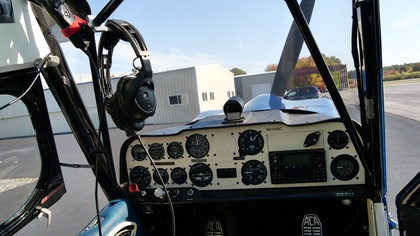
%> input picture Cameras/Dial_Reader/Images/Airport Visit Oct 17/Visit_10-17-2022 (2).JPG, 420 x 236 px, shrunk from 4016 x 2256 before the run
$ octave main_dashboard_dials_IMAGE.m   (GNU Octave 9; MATLAB toolbox functions it lacks are replaced by stand-ins)
%> lines starting %> are read from the running program, lines starting %| are printed output that depends on the picture; in (x1, y1, x2, y2) boxes, pixels count from 0 and x2, y2 are one past the last pixel; in counts of white or black regions, pixels touching at a corner belong together; the program's own positions count from 1
%> the answer given: Images/Airport Visit Oct 17/Visit_10-17-2022 (2).JPG
%> the answer given: 2, 1, 4, 1, 1.4, 1, 2, 2, 0
%> further down, im_original is the input picture: size 236x420x3 uint8; mean R, G, B 100, 105.4, 108.6
### Cameras/Dial_Reader/dial_read.m
% Dial Reader Function

function [centers, radii, im_overlays] = dial_read(im_original, im_name, disp_toggle, dialPoint_toggle, downsamp, downsamp_fact, gaussBlur, sigma, bilat_filt, edge_adapt, neighborhood, erode)
%> called with im_name = 'Visit_10-17-2022 (2).JPG', disp_toggle = 2, dialPoint_toggle = 1, downsamp = 4, downsamp_fact = 1, gaussBlur = 1.4, sigma = 1, bilat_filt = 2

    % ~%%%%%%%%%%%%%%%%%%%%%%%%%%%%%%%%%%%%%%%%%%%%%%%%%%%%%%%%%%%%%%%%%%%%%%~
    %% Load Image   ~%%%%%%%%%%%%%%%%%%%%%%%%%%%%%%%%%%%%%%%%%%%%%%%%%%%%%%%%~

    %im_original = imnoise(im_original, "gaussian", 0, 0.1);

    % New Image Name
    print_text = strcat("Processing ",im_name, " . . .\n");
    fprintf(print_text)

    % Image Dimensions
    dim_OG = size(im_original);
%> dim_OG = [236 420 3]


    % ~%%%%%%%%%%%%%%%%%%%%%%%%%%%%%%%%%%%%%%%%%%%%%%%%%%%%%%%%%%%%%%%%%%%%%%~
    %% Downsample   ~%%%%%%%%%%%%%%%%%%%%%%%%%%%%%%%%%%%%%%%%%%%%%%%%%%%%%%%%~

    % If downsampling is on % the image is divisible by the downsample factor
    if ( (downsamp == 1) )%&& (sum(mod(dim(1:2),downsamp_fact)) == 0) )

        % If Gaussian Blur is toggled on
        if (gaussBlur == 1)
            % Blur Image
            im_blur = imgaussfilt(im_original,sigma);
        % If not
        elseif (gaussBlur == 0)
            % Don't Blur Image
            im_blur = im_original;
        end

        % Find the common divisors between the 2 dimensions of the OG image
        downsamp_possibilities = intersect(divisors(dim_OG(1)), divisors(dim_OG(2)));


        if not(sum(ismember(downsamp_possibilities, downsamp_fact)))
            % Find index of the possible downsample factor closest to the input
            [~, downsamp_new_index] = min(abs(downsamp_fact - downsamp_possibilities));

            % Put New Downsample Factor into variable
            downsamp_fact_new = downsamp_possibilities(downsamp_new_index);

            % Print Notification
            fprintf("\nThe image was downsampled by %d instead of %d\nbecause %d doesn't fit!\n",downsamp_fact_new, downsamp_fact, downsamp_fact);

            % Set as new downsample factor
            downsamp_fact = downsamp_fact_new;
        end

        % Downsample Image
        im = im_blur( 1:downsamp_fact:dim_OG(1) ,  1:downsamp_fact:dim_OG(2), :);

        if (disp_toggle == 1)
            % Display
            figure('Name', 'Downsampling Process')
            subplot(2,2,1)
            imshow(im_original)
            title("Original Image")
            subplot(2,2,2)
            imshow(im_blur)
            title("Blurred Image")
            subplot(2,2,3)
            imshow(im)
            title("Downsampled Image")
        end
    else
        im = im_original;
    end

    % Convert to uint8
    im = uint8(im);

    % Downsampled Image Dimensions
    dim = size(im);
%> dim = [236 420 3]

    % Create Output to Get Rid of Errors
    % (correct size depending on if downsampling is toggled)
    im_overlays = im;


    % ~%%%%%%%%%%%%%%%%%%%%%%%%%%%%%%%%%%%%%%%%%%%%%%%%%%%%%%%%%%%%%%%%%%%%%%~
    %% BILATERAL FILTERING   ~%%%%%%%%%%%%%%%%%%%%%%%%%%%%%%%%%%%%%%%%%%%%%%%~

    if (bilat_filt == 1)
        im_bilat = imbilatfilt(im);

        if (disp_toggle == 1)
            % Display
            figure('Name',"Bilateral Filtering Process")
            subplot(1,2,1)
            imshow(im); title("Before")
            subplot(1,2,2)
            imshow(im_bilat);  title("After Bilateral Filtering")
        end

        im = im_bilat;
    end


    % ~%%%%%%%%%%%%%%%%%%%%%%%%%%%%%%%%%%%%%%%%%%%%%%%%%%%%%%%%%%%%%%%%%%%%%%~
    %% EDGE DETECTION /[OR]/ ADAPTIVE THRESHOLDING   ~%%%%%%%%%%%%%%%%%%%%%%%~

    % CONVERT TO GRAYSCALE   ~~~~~~~~~~~~~~~~~~~~~~~~~~~~~~~~~~~~~~~~~~~~~~~~
    if (length(dim_OG) == 3)
        im_bw = rgb2gray(im);
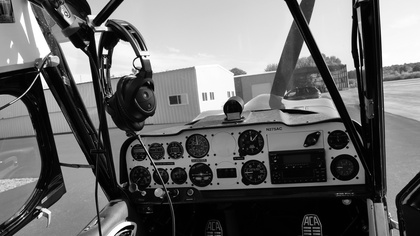
%> im_bw: size 236x420 uint8; min 0, max 255, mean 104.1
    else
        im_bw = im;
    end

    % ~%~%~%~%~%~%~%~%~%~%~%~%~%~%~%~%~%~%~%~%~%~%~%~%~%~%~%~%~%~%~%~%~%~%~%~
    % EDGE DETECTION ~ ~ ~ ~ ~ ~ ~ ~ ~
    if (edge_adapt == 1) || (edge_adapt == 3)

        % DETECT IMAGE EDGES   ~~~~~~~~~~~~~~~~~~~~~~~~~~~~~~~~~~~~~~~~~~~~~~
        im_edge = double(edge(im_bw));


        % WIDEN EDGE-DETECTED IMAGE   ~~~~~~~~~~~~~~~~~~~~~~~~~~~~~~~~~~~~~~~

        % Preallocate
        im_preCirc = im_edge; % Widened Edge-Detected Image

        % 1st Order Neighborhood
        if (neighborhood == 1)
            for r = 2:size(im_edge, 1)-1
                for c = 2:size(im_edge, 2)-1
                    % 1st Order Neighborhood around pixel (r,c)
                    nbhd_1 = [im_edge(r-1,c), im_edge(r,c-1), im_edge(r+1,c), im_edge(r,c+1)];

                    % If there are any edges in the neighborhood
                    if (sum(nbhd_1) > 0)
                        im_preCirc(r,c) = 1;
                    end
                end
            end
        % 2nd Order Neighborhood
        elseif (neighborhood == 2)
            for r = 2:size(im_edge, 1)-1
                for c = 2:size(im_edge, 2)-1
                    % 2nd Order Neighborhood around pixel (r,c)
                    nbhd_2 = [im_edge(r-1,c-1), im_edge(r-1,c), im_edge(r,c-1), im_edge(r+1,c+1), im_edge(r+1,c), im_edge(r,c+1), im_edge(r+1,c-1), im_edge(r-1,c+1)];

                    % If there are any edges in the neighborhood
                    if (sum(nbhd_2) > 0)
                        im_preCirc(r,c) = 1;
                    end
                end
            end
        end

        % Invert Widened Edge-Detected Image   ~~~~~~~~~~~~~~~~~~~~~~~~~~~~~~~
        im_preCirc_A = not(im_preCirc);
    end

    % ~%~%~%~%~%~%~%~%~%~%~%~%~%~%~%~%~%~%~%~%~%~%~%~%~%~%~%~%~%~%~%~%~%~%~%~
    % ADAPTIVE THRESHOLDING ~ ~ ~ ~ ~ ~ ~ ~ ~
    if (edge_adapt == 2) || (edge_adapt == 3)
        % ADAPTIVE THRESHOLD   ~~~~~~~~~~~~~~~~~~~~~~~~~~~~~~~~~~~~~~~~~~~~~~~

        % Find the adaptive threshold at each pixel based on neighborhood mean
        thresh = adaptthresh(im_bw, 0.35, 'Statistic','gaussian', 'ForegroundPolarity','bright');
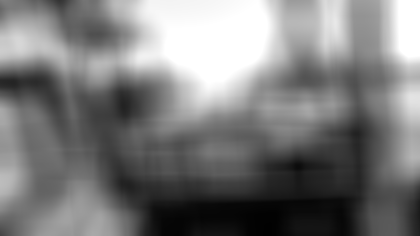
%> thresh: size 236x420 double; min 0.00708, max 1, mean 0.484

        % Convert into a binary image based on the threshold
        im_preCirc = imbinarize(im_bw, thresh); % Adaptive-Thresholded Image
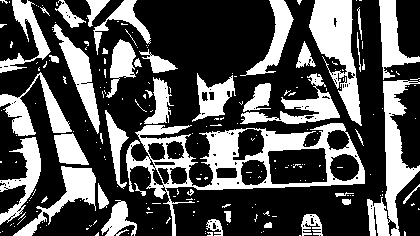
%> im_preCirc: size 236x420 logical; 32.6% white; 225 white regions (181 under 20 px), largest, box (x1, y1, x2, y2) and area: (126, 123, 365, 236) 6248, (309, 0, 362, 126) 3102, (367, 80, 420, 236) 3023

        % Invert   ~~~~~~~~~~~~~~~~~~~~~~~~~~~~~~~~~~~~~~~~~~~~~~~~~~~~~~~~~~~
        im_preCirc_B = not(im_preCirc);
    end

    % ~%~%~%~%~%~%~%~%~%~%~%~%~%~%~%~%~%~%~%~%~%~%~%~%~%~%~%~%~%~%~%~%~%~%~%~
    % Determine Final Binary Image
    if (edge_adapt == 1)
        im_preCirc_inv = im_preCirc_A;  % Widened Edge-Detected
    elseif (edge_adapt == 2)
        im_preCirc_inv = im_preCirc_B;  % Adaptive-Thresholded
    elseif (edge_adapt == 3)
        im_preCirc_inv = (im_preCirc_A & im_preCirc_B); % Both

        if (disp_toggle == 1)
            % Display
            figure('Name','Combining Edge-Detection & Adaptive-Thresholding')
            subplot(2,2,1)
            imshow(im_preCirc_A)
            subplot(2,2,2)
            imshow(im_preCirc_B)
            subplot(2,2,[3,4])
            imshow(im_preCirc_inv)
        end
    end


    % ~%%%%%%%%%%%%%%%%%%%%%%%%%%%%%%%%%%%%%%%%%%%%%%%%%%%%%%%%%%%%%%%%%%%%%%~
    %% FIND CIRCLES   ~%%%%%%%%%%%%%%%%%%%%%%%%%%%%%%%%%%%%%%%%%%%%%%%%%%%%%%~

    % Find Radius Circle Range   ~~~~~~~~~~~~~~~~~~~~~~~~~~~~~~~~~~~~~~~~~~~~
    short_dim = min(size(im,[1,2]));   % Shortest dimension of image
%> short_dim = 236
    min_radius_perc = 0.05; % minimum radius (as a percent of short_dim)
    radius_range = [round(min_radius_perc*short_dim), short_dim]; % Circle Radius Range
%> radius_range = [12 236]

    % Find Circles   ~~~~~~~~~~~~~~~~~~~~~~~~~~~~~~~~~~~~~~~~~~~~~~~~~~~~~~~~
    [centers, radii, ~] = imfindcircles(im_preCirc_inv, radius_range);
%> centers = 15 rows, first 12: [345.2 168; 254.2 173.2; 251.6 142.4; 48.54 190.2; 139 180.8; 132.2 108.3; 192.8 148.1; 200.5 175.2; 413 203; 298.3 93.58; 150.2 10.16; 414.6 40.22]; radii = [13.89; 13.16; 13.83; 15.29; 15; 24.04; 18.56; 12.62; 16.3; 29.44; 14.06; 19.79; 22.53; 13.03; 14.16]

    % IF CIRCLES ARE FOUND ~~*~~*~~*~~*~~*~~*~~*~~*~~*~~*~~*~~*~~*~~*~~*~~
    if (~isempty(centers)) && (~isempty(radii))

    % Create Rectangle Bounding Box Parameters   ~~~~~~~~~~~~~~~~~~~~~~~~~~~~
        x_rec = round( centers(:,1) - radii ); % lower left corner x-value
%> x_rec = [331; 241; 238; 33; 124; 108; 174; 188; 397; 269; 136; 395; 95; 402; 64]
        y_rec = round( centers(:,2) - radii ); % lower left corner y-value
%> y_rec = [154; 160; 129; 175; 166; 84; 130; 163; 187; 64; -4; 20; 23; 140; 197]
        w_rec = round(2*radii);     % horizontal width
%> w_rec = [28; 26; 28; 31; 30; 48; 37; 25; 33; 59; 28; 40; 45; 26; 28]
        h_rec = w_rec;              % vertical height
%> h_rec has the same summary as w_rec


        % ~%~%~%~%~%~%~%~%~%~%~%~%~%~%~%~%~%~%~%~%~%~%~%~%~%~%~%~%~%~%~%~%~%~%~%~
        % DISPLAY THE DETECTED CIRCLES ~ ~ ~ ~ ~ ~ ~ ~ ~

        if (disp_toggle == 1)
            % Display
            figure('Name', 'Circle Detection Process')

            % Edge Detection   ~~~~~~~~~~~~~~~~~~~~~~~~~~~~~~~~~~~~~~~~~~~~~~~~~~~~~~
            if (edge_adapt == 1)
                subplot(2,2,1)
                imshow(im_edge)
                title("Edge-Detected Image")
                subplot(2,2,2)
                imshow(im_preCirc)
                title("Widened Edge-Detected Image")
                subplot(2,2,3)
                imshow(im_preCirc_inv)
                title("Inverted Widened Edge-Detected Image")

            % Adaptive Thresholding   ~~~~~~~~~~~~~~~~~~~~~~~~~~~~~~~~~~~~~~~~~~~~~~~
            elseif (edge_adapt == 2)
                subplot(2,2,[1,2])
                imshow(im_preCirc)
                title("Adaptive-Thresholded Image")
                subplot(2,2,3)
                imshow(im_preCirc_inv)
                title("Inverted Adaptive-Thresholded Image")
            end

            % Circles (& Bounding Boxes) Overlayed on OG Image   ~~~~~~~~~~~~~~~~~~~~
            subplot(2,2,4)
            imshow(im)
            % Rectangles ~ ~ ~ ~ ~ ~ ~
            % For each detected circle . . .
            for i = 1:size(x_rec, 1)
                rectangle('Position',[x_rec(i), y_rec(i), w_rec(i), h_rec(i)], 'EdgeColor','r', 'LineWidth',2)
            end

            % Circles ~ ~ ~ ~ ~ ~ ~
            viscircles(centers, radii,'EdgeColor','b'); % circle circumferences
            viscircles(centers, ones(size(centers,1),1),'EdgeColor','b'); % circle centers
            title("Detected Circles")

        elseif (disp_toggle == 2)
            % Draw circles on image pixels
            im_overlays = circles_draw(im, centers, radii, 4);

        end

        % IF YOU WANT TO TRY TO FIND DIAL POINTERS TOO
        if (dialPoint_toggle == 1)
            % ~%%%%%%%%%%%%%%%%%%%%%%%%%%%%%%%%%%%%%%%%%%%%%%%%%%%%%%%%%%%%%%%%%%%%%%~
            %% CUT EACH CIRCLE OUT   ~%%%%%%%%%%%%%%%%%%%%%%%%%%%%%%%%%%%%%%%%%%%%%%%~

            % Preallocate
            circles_cutout = cell(1, size(x_rec, 1));     % Modified Circle Cutout list
            circles_cutout_OG = cell(1, size(x_rec, 1));  % Unmodified Circle Cutout list

            % For each detected circle . . .
            for i = 1:size(x_rec, 1)

                % Get x & y ranges for square dial cutouts
                x_range = round( centers(i,1) - radii(i) ) : round( centers(i,1) + radii(i) );
                y_range = round( centers(i,2) - radii(i) ) : round( centers(i,2) + radii(i) );

                % Range too low fix
                x_range(x_range <= 0) = 1;  % width
                y_range(y_range <= 0) = 1;  % height
                % Range too high fix
                x_range(x_range > dim(2)) = dim(2);  % height
                y_range(y_range > dim(1)) = dim(1);  % width

                % Create grid around dial for mask
                [y_grid, x_grid] = ndgrid(y_range - round(centers(i,2)), x_range - round(centers(i,1)));
                % Create mask (pixels outside circle radius)
                rad_frac = 0.7; % fraction of radius to stop at
                mask = (x_grid.^2 + y_grid.^2) > (rad_frac*radii(i)^2);

                % Cut out dial
                im_cutout = im_preCirc(y_range, x_range);
                % Apply mask
                im_cutout(mask) = 0;

                if (erode == 1)
                    % Create structuring element
                    se = strel('square', 2);
                    % Erode the image with the structuring element.
                    im_cutout = imerode(im_cutout, se);
                end

                % Put modified cutout into list of images
                circles_cutout{1, i} = im_cutout;

                % Cutout corresponding spot in original image
                circles_cutout_OG{1, i} = im(y_range, x_range,:);
            end

            if (disp_toggle == 1)
                % Display
                figure('Name','Cut-Out Circles (Dials)')
                montage(circles_cutout)
            end


            % ~%%%%%%%%%%%%%%%%%%%%%%%%%%%%%%%%%%%%%%%%%%%%%%%%%%%%%%%%%%%%%%%%%%%%%%~
            %% FIND LINES   ~%%%%%%%%%%%%%%%%%%%%%%%%%%%%%%%%%%%%%%%%%%%%%%%%%%%%%%%%~

            numLines = 10;                      % # of lines to find
            c_num = size(circles_cutout, 2);    % # of circles

            if (disp_toggle == 1)
                % Display
                figure('Name', 'Detected Lines in Cut-Out Circles')
            end

            % For each circle . . .
            for i = 1:c_num

                % Compute Hough line transform
                [H,theta,rho] = hough(circles_cutout{i});

                % Find peaks in the Hough line transform matrix
                P = houghpeaks(H,numLines);%,'threshold',ceil(0.3*max(H(:))));

                % Find lines
                lines = houghlines(circles_cutout{i},theta,rho,P, 'FillGap', 30, 'MinLength',radii(i)/3.5);

                % Only keep the lines that have a length of less than the circle radius
                keep = vecnorm(vertcat(lines.point1)-vertcat(lines.point2),2,2) < radii(i);
                lines = lines(keep);

                if (disp_toggle == 1)
                    % Display lines over dial cutout image
                    subplot(2, c_num, i)
                    imshow(circles_cutout{i}), hold on
                end
                max_len = 0;

                % For each line . . .
                for k = 1:length(lines)
                   xy = [lines(k).point1; lines(k).point2];
                   if (disp_toggle == 1)
                       plot(xy(:,1),xy(:,2),'LineWidth',2,'Color','green');

                       % Plot beginnings and ends of lines
                       plot(xy(1,1),xy(1,2),'x','LineWidth',2,'Color','yellow');
                       plot(xy(2,1),xy(2,2),'x','LineWidth',2,'Color','red');
                   end

                   % Determine the endpoints of the longest line
                   len = norm(lines(k).point1 - lines(k).point2);
                   if ( len > max_len)
                      max_len = len;
                      xy_long = xy;
                   end
                end

                if (disp_toggle == 1)
                    if not(isempty(lines))
                        % Highlight the longest line segment
                        plot(xy_long(:,1),xy_long(:,2),'LineWidth',2,'Color','red');
                    end

                    % Title of 1st image plot
                    title(strcat("Top Lines: Dial #", num2str(i)))
                    hold off;

                    % Display Pointer line on original dial image cutouts
                    subplot(2, c_num, c_num + i)
                    imshow(circles_cutout_OG{i}), hold on
                    if not(isempty(lines))
                        % Overlay the longest line segment
                        plot(xy_long(:,1),xy_long(:,2),'LineWidth',2,'Color','red');
                    end

                    % Title of 2nd image plot
                    title(strcat("Longest Line: Dial #", num2str(i)))
                end
            end
        end
    end
end

### Cameras/Dial_Reader/circles_draw.m
% Circles Drawing Function

function [im_circles, mask_final] = circles_draw(im, centers, radii, ring_width)
%> called with ring_width = 4

    mask = logical(zeros([size(im),3])); % preallocate


    dims = size(im);
%> dims = [236 420 3]

    % For some reason we need to disply the image to make the mask ...
    %fig1 = figure();
    imshow(im);

    im_circles = im; % set the base of the new circles image to the source image

    % Create Inner, Middle, and Outer Circles
    for in_mid_out = [0,1,-1]
        % If Middle
        if (in_mid_out == 0)
            se = strel('disk', ring_width, 0);
            rgb = [0,0,255]; % make middle colored
        % If Edges
        else
            se = strel('disk', 1, 0);
            rgb = [255,255,255]; % make edges white
            if (in_mid_out == -1) % if it is the inner border ring
                ring_width = -ring_width + 1; % set the correct radius
            end
        end

        for i = 1:size(centers,1)
            % Create circle
            % If circle will fit in the image bounds . . .
            uh = centers(i,:);
            if all(  centers(i,:) < ( dims([1,2]) - (radii(i)+(ring_width/2)) )  ) && all( centers(i,:) > (radii(i)+(ring_width/2)) )
                % Draw Circle
%> the run ends on the next line
                roi = drawcircle('Center', centers(i,:), 'Radius', radii(i)+(ring_width/2));
                % Mask the circle
                mask_new = roi.createMask();
                % Create inner mask
                mask_new_inner = imerode(mask_new, se);
                % Erase inner mask from the original mask
                mask_new(mask_new_inner) = false;
                % Add ring to overall mask
                mask(:,:,:,in_mid_out+2) = mask(:,:,:,in_mid_out+2) | mask_new;
            end
        end

        % Draw circles
        im_R = im_circles(:,:,1);
        im_G = im_circles(:,:,2);
        im_B = im_circles(:,:,3);
        im_R(mask(:,:,1,in_mid_out+2)) = rgb(1);
        im_G(mask(:,:,2,in_mid_out+2)) = rgb(2);
        im_B(mask(:,:,3,in_mid_out+2)) = rgb(3);
        im_circles(:,:,1) = im_R;
        im_circles(:,:,2) = im_G;
        im_circles(:,:,3) = im_B;
    end

    mask_final = mask(:,:,:,2);

    %close(fig1);
end

### Cameras/Dial_Reader/main_dashboard_dials_IMAGE.m
% MAIN MODULE FOR DASHBOARD DIAL READING

clear; close all;

tic % timer start   ~*~*~*~


% ~%%%%%%%%%%%%%%%%%%%%%%%%%%%%%%%%%%%%%%%%%%%%%%%%%%%%%%%%%%%%%%%%%%%%%%~
%% Input Parameters   ~%%%%%%%%%%%%%%%%%%%%%%%%%%%%%%%%%%%%%%%%%%%%%%%%%%~

% Select Image
[im_name,path] = uigetfile('*.*');

% Dialog Box for Input Parameters
dlg_title = 'Dashboard Dial Reader Video Input Parameters';
prompt = {'Display Toggle: (0 -> Off, 1 -> On, 2 -> Draw circles on image pixels)', ...
          'Downsampling Toggle: (1 -> On, 0 -> Off)', ...
          'Downsample Factor: (automatically goes to closest viable factor)', ...
          'Gaussian Blur Toggle: (1 -> On, 0 -> Off)', ...
          'Standard Deviation of Gaussian Filter Blur:', ...
          'Bilateral Filtering Toggle: (1 -> On, 0 -> Off)', ...
          'Edge Detection: (1), Adaptive Threshold (2), Both (3) Toggle', ...
          'Neighborhood for Widening Edge-Detector: (around pixel)', ...
          'Erode BW Cutout Dial Image: (1-> On, else -> Off)', ...

          };
dlg_dims = [1,40];
definput = {'2','1','4','1','1.4','1','2','2','0'};
opts.Resize = 'on';
input_params = inputdlg(prompt,dlg_title,dlg_dims,definput,opts);


% Display Toggle (0 -> Off, 1 -> On, 2 -> Draw circles on image pixels)
disp_toggle = str2double(input_params{1});

% Downsampling Toggle (1 -> On, 0 -> Off)
downsamp = str2double(input_params{2});

% Downsample Factor (automatically goes to closest viable factor)
downsamp_fact = str2double(input_params{3});

% Gaussian Blur Toggle (1 -> On, 0 -> Off)
gaussBlur = str2double(input_params{4});

% Standard Deviation of Gaussian Filter Blur
% (I chose this number because it seemed to
% reduce most of the aliasing on the dial photos)
% 0.35 * downsamp_fact
sigma = str2double(input_params{5});

% Bilateral Filtering Toggle (1 -> On, 0 -> Off)
bilat_filt = str2double(input_params{6});

% Edge Detection (1), Adaptive Threshold (2), Both (3) Toggle
edge_adapt = str2double(input_params{7});

% Neighborhood for Widening Edge-Detector (around pixel)
% 1 -> 1st Order Neighborood, 2 -> 2nd Order Neighborhood
neighborhood = str2double(input_params{8});

% Erode BW Cutout Dial Image (1-> On, else -> Off)
erode = str2double(input_params{9});


% ~%%%%%%%%%%%%%%%%%%%%%%%%%%%%%%%%%%%%%%%%%%%%%%%%%%%%%%%%%%%%%%%%%%%%%%~
%% Load Image   ~%%%%%%%%%%%%%%%%%%%%%%%%%%%%%%%%%%%%%%%%%%%%%%%%%%%%%%%%~

% Read Image
im_original = imread(strcat(path,im_name));

% Detect Dials
im_overlays = dial_read(im_original, im_name, disp_toggle, downsamp, downsamp_fact, gaussBlur, sigma, bilat_filt, edge_adapt, neighborhood, erode);
